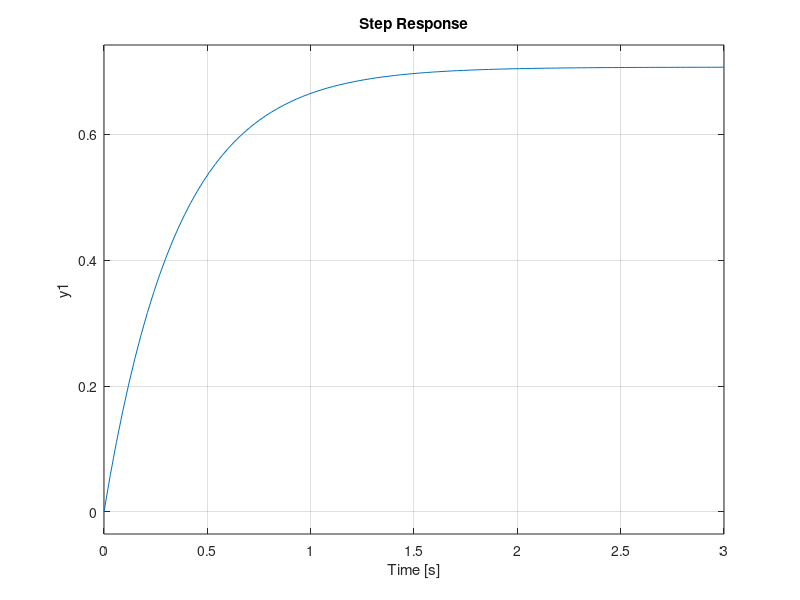

Write the MATLAB code that produced this figure.
clear all;
clc;

A=2;
B=2;
C=1;
D=0;

sys = ss(A,B,C,D);
%Calcolo retroazione dallo stato
disp('Uso la funzione lqr per calcolare il guadagno K (la retroazione dallo stato u=Kx)')
Q=2;
R=2;
K = lqr(sys.a,sys.b,Q,R);
disp('Matrice di guadagno K: [comando K = lqr(A,B,Q,R)]');
disp(K);
disp('Autovalori a ciclo chiuso: [comando eig(A-B*K)]');
eK = eig(sys.a-sys.b*K);
disp(eK);
disp('[Nota: retroazione negativa!]')

disp('Step response OL.Press X')
pause;
step(sys);

sysCL = ss(A-B*K,B,C-D*K,D);
step(sysCL)